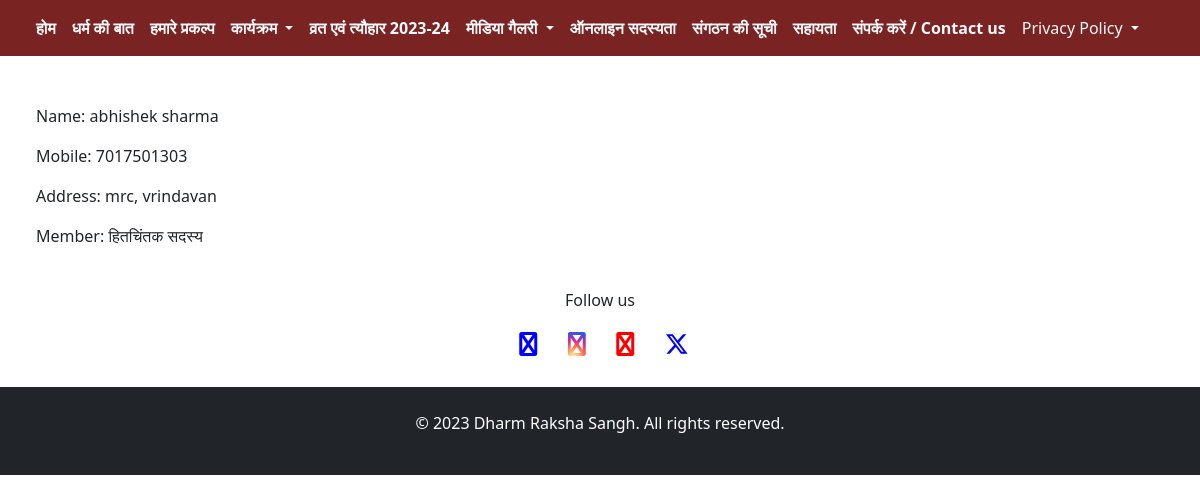
Page /account/sadasya_list1/ on the earlier database version.
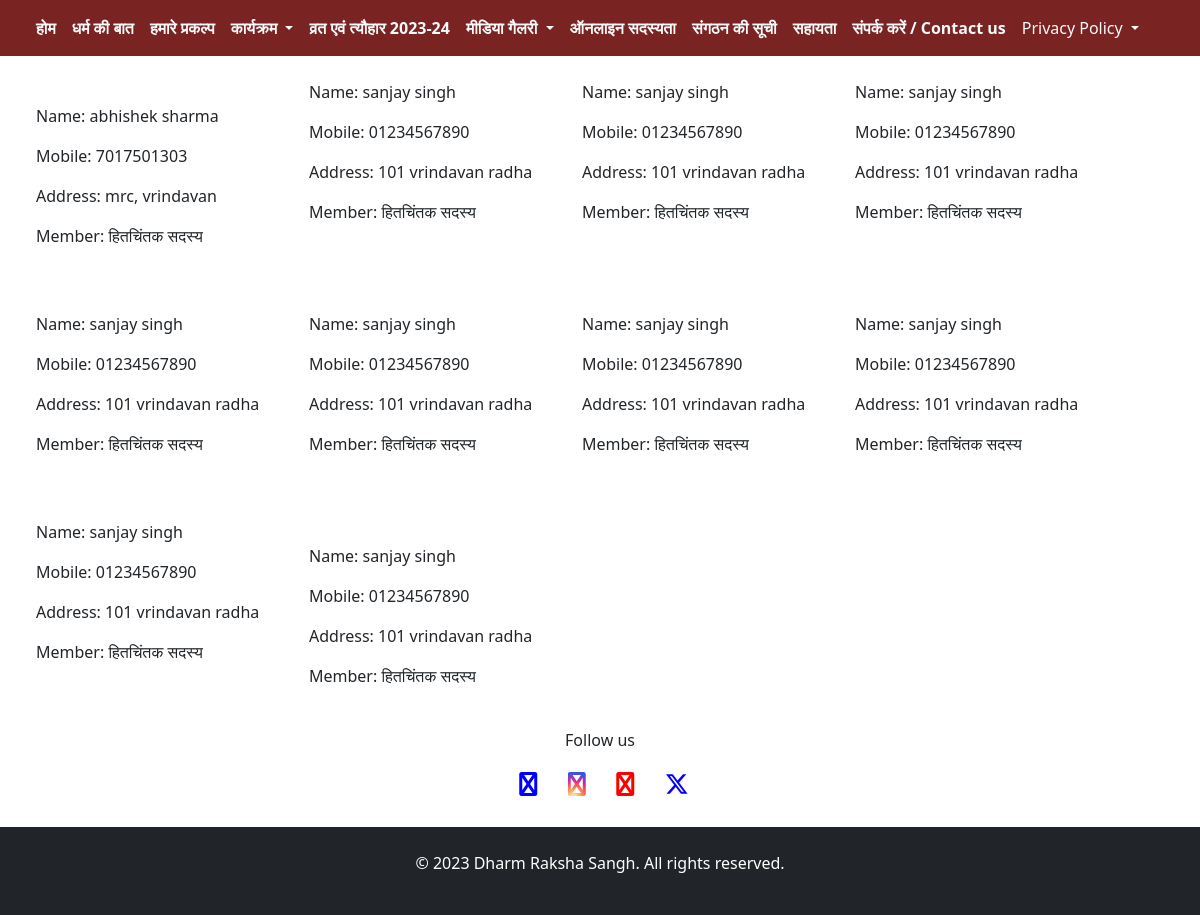
Same page on the later database version.
### account/models.py (models this page shows, shortened)
class CustomUser(models.Model):
    fullname = models.CharField(max_length=100, null=True, blank=True)
    username = models.CharField(max_length=100, null=True, blank=True, unique=True)
    mobile = models.CharField(max_length=15, null=True, blank=True)
    email = models.EmailField(null=True, blank=True)
    dob = models.CharField(max_length=20, null=True, blank=True)
    gender = models.ForeignKey(Gender, on_delete=models.CASCADE)
    image = models.ImageField(upload_to='user_image', null=True, blank=True)
    pincode = models.IntegerField(null=True, blank=True)
    address = models.TextField(null=True, blank=True)
    city = models.CharField(max_length=100, null=True, blank=True)
    district = models.CharField(max_length=50, null=True, blank=True)
    country = models.CharField(max_length=10, default='India')
    state = models.CharField(max_length=100, null=True, blank=True)
    id_number = models.CharField(max_length=30, null=True, blank=True)
    member_type = models.ForeignKey(MemberType, on_delete=models.CASCADE, null=True, blank=True, default='')
    order_id = models.CharField(max_length=100, null=True, default='', blank=True)
    transaction_id = models.CharField(max_length=100, null=True, default='', blank=True)
    payment_id = models.CharField(max_length=100, null=True, default='', blank=True)
    payment_status = models.CharField(max_length=100, null=True, default='', blank=True)

class MemberType(models.Model):
    type = models.CharField(max_length=100, null=True, blank=True)
    role = models.CharField(max_length=50, default='', null=True, blank=True)
    price = models.DecimalField(max_digits=8, decimal_places=2, default=0)
    def __str__(self):
        return self.type

### account/views.py (the view)
# urls.py: path('sadasya_list1/', views.sadasya_list1, name='sadasya_list1'),
def sadasya_list1(request):
    free_cus = CustomUser.objects.filter(member_type__role='free')
    context = {
        'free_cus': free_cus
    }
    return render(request, 'sadasya_type1.html', context)

### account/templates/sadasya_type1.html (shortened to what this page needs)
{% extends "navbar.html" %}
{% block content %}
<div class="container row">
    {% for i in free_cus %}
    <div class="col-lg-3 p-4">
        <p>Name: {{i.fullname}}</p>
        <p>Mobile: {{i.mobile}}</p>
        <p>Address: {{i.address}}</p>
        <p>Member: {{i.member_type}}</p>
    </div>
    {% endfor %}
</div>
{% endblock content %}

Differences in the rows shown:
added CustomUser: fullname "sanjay singh", mobile "01234567890", address "101 vrindavan radha", member_type "हितचिंतक सदस्य"
added CustomUser: fullname "sanjay singh", mobile "01234567890", address "101 vrindavan radha", member_type "हितचिंतक सदस्य"
added CustomUser: fullname "sanjay singh", mobile "01234567890", address "101 vrindavan radha", member_type "हितचिंतक सदस्य"
added CustomUser: fullname "sanjay singh", mobile "01234567890", address "101 vrindavan radha", member_type "हितचिंतक सदस्य"
added CustomUser: fullname "sanjay singh", mobile "01234567890", address "101 vrindavan radha", member_type "हितचिंतक सदस्य"
added CustomUser: fullname "sanjay singh", mobile "01234567890", address "101 vrindavan radha", member_type "हितचिंतक सदस्य"
added CustomUser: fullname "sanjay singh", mobile "01234567890", address "101 vrindavan radha", member_type "हितचिंतक सदस्य"
added CustomUser: fullname "sanjay singh", mobile "01234567890", address "101 vrindavan radha", member_type "हितचिंतक सदस्य"
added CustomUser: fullname "sanjay singh", mobile "01234567890", address "101 vrindavan radha", member_type "हितचिंतक सदस्य"
